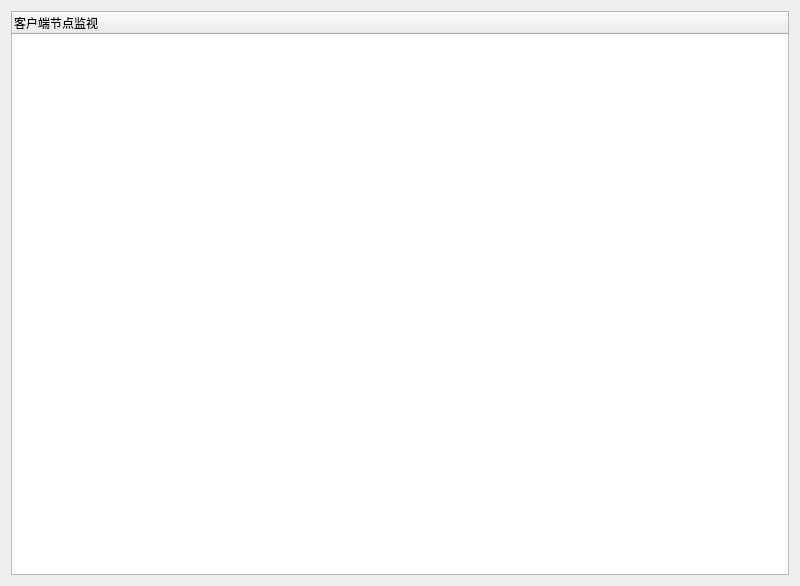
<?xml version="1.0" encoding="UTF-8"?>
<ui version="4.0">
 <class>ClientWidget</class>
 <widget class="QWidget" name="ClientWidget">
  <property name="geometry">
   <rect>
    <x>0</x>
    <y>0</y>
    <width>800</width>
    <height>586</height>
   </rect>
  </property>
  <property name="windowTitle">
   <string>ClientWidget</string>
  </property>
  <layout class="QGridLayout" name="gridLayout">
   <item row="0" column="0">
    <widget class="QTreeWidget" name="treeWidget">
     <column>
      <property name="text">
       <string>客户端节点监视</string>
      </property>
     </column>
    </widget>
   </item>
  </layout>
 </widget>
 <resources/>
 <connections/>
</ui>
